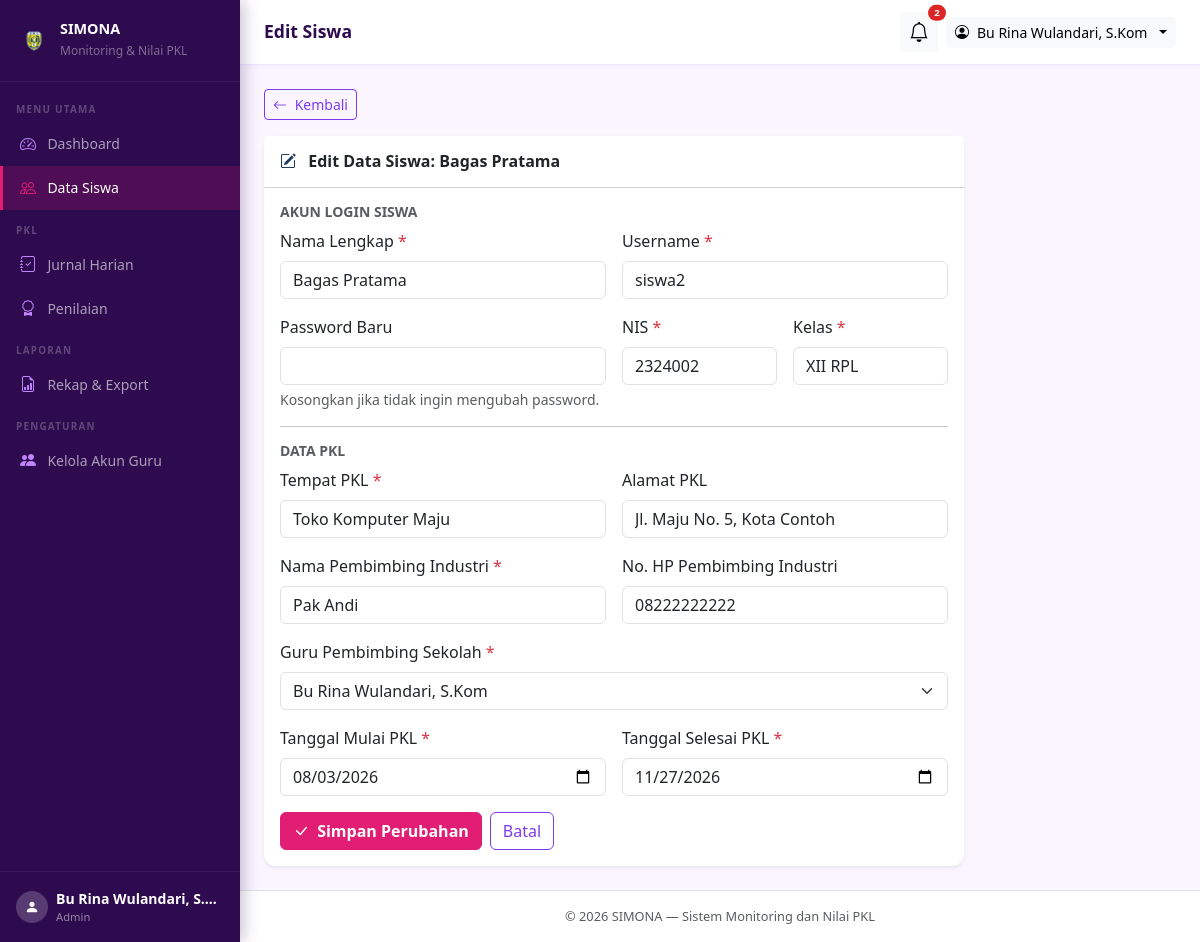
Screenshot of /admin/siswa/edit.php?id=2 (signed in) with the database file from the repository.
### tables this page shows
CREATE TABLE IF NOT EXISTS `users` (
  `id`         INT UNSIGNED  NOT NULL AUTO_INCREMENT,
  `nama`       VARCHAR(100)  NOT NULL,
  `username`   VARCHAR(50)   NOT NULL,
  `password`   VARCHAR(255)  NOT NULL COMMENT 'Hasil password_hash(), bukan teks asli',
  `role`       ENUM('admin','siswa') NOT NULL DEFAULT 'siswa',
  `created_at` TIMESTAMP     NOT NULL DEFAULT CURRENT_TIMESTAMP,
  PRIMARY KEY (`id`),
  UNIQUE KEY `uq_username` (`username`)
);

CREATE TABLE IF NOT EXISTS `siswa` (
  `id`                        INT UNSIGNED  NOT NULL AUTO_INCREMENT,
  `user_id`                   INT UNSIGNED  NOT NULL COMMENT 'Relasi ke users.id (akun siswa)',
  `nis`                       VARCHAR(20)   NOT NULL COMMENT 'Nomor Induk Siswa',
  `kelas`                     VARCHAR(20)   NOT NULL COMMENT 'Contoh: XII RPL 1',
  `tempat_pkl`                VARCHAR(150)  NOT NULL COMMENT 'Nama perusahaan/instansi',
  `alamat_pkl`                VARCHAR(255)  DEFAULT NULL COMMENT 'Alamat tempat PKL, boleh kosong',
  `nama_pembimbing_industri`  VARCHAR(100)  NOT NULL COMMENT 'Mentor di tempat PKL, hanya data',
  `no_hp_pembimbing_industri` VARCHAR(20)   DEFAULT NULL COMMENT 'Boleh kosong',
  `guru_pembimbing_id`        INT UNSIGNED  NOT NULL COMMENT 'Relasi ke users.id (guru/admin)',
  `tgl_mulai`                 DATE          NOT NULL,
  `tgl_selesai`               DATE          NOT NULL COMMENT 'Tidak boleh sebelum tgl_mulai',
  PRIMARY KEY (`id`),
  UNIQUE KEY `uq_nis`     (`nis`),
  UNIQUE KEY `uq_user_id` (`user_id`),
  KEY `idx_guru_pembimbing` (`guru_pembimbing_id`),
  KEY `idx_kelas`           (`kelas`),
  CONSTRAINT `fk_siswa_user`
    FOREIGN KEY (`user_id`)
    REFERENCES `users`(`id`)
    ON DELETE CASCADE,
  CONSTRAINT `fk_siswa_guru`
    FOREIGN KEY (`guru_pembimbing_id`)
    REFERENCES `users`(`id`)
    ON DELETE RESTRICT    
);

### includes/auth.php (called while the page is built, shortened)
<?php
function current_user(): array
{
    return [
        'user_id'  => $_SESSION['user_id']  ?? null,
        'nama'     => $_SESSION['nama']     ?? '',
        'username' => $_SESSION['username'] ?? '',
        'role'     => $_SESSION['role']     ?? '',
        'siswa_id' => $_SESSION['siswa_id'] ?? null,
    ];
}
function current_role(): string
{
    return $_SESSION['role'] ?? '';
}

### includes/functions.php (called while the page is built, shortened)
<?php
function e(string $string): string
{
    return htmlspecialchars($string, ENT_QUOTES, 'UTF-8');
}

### admin/siswa/edit.php (the view, shortened to what this page needs)
<?php
require_once __DIR__ . '/../../includes/auth.php';
require_once __DIR__ . '/../../includes/functions.php';
$db = get_db();
$id = (int)($_GET['id'] ?? 0);
$stmt = $db->prepare("
    SELECT s.*, u.nama, u.username, u.id AS uid
    FROM siswa s
    JOIN users u ON s.user_id = u.id
    WHERE s.id = ?
");
$stmt->execute([$id]);
$siswa = $stmt->fetch();
$guru_list = $db->query("SELECT id, nama FROM users WHERE role = 'admin' ORDER BY nama")->fetchAll();
$input     = $siswa;
$page_title = 'Edit Siswa';
require_once __DIR__ . '/../../includes/header.php';
?>
<div class="mb-3">
  <a href="<?= APP_URL ?>/admin/siswa/index.php" class="btn btn-sm btn-outline-secondary">
    <i class="bi bi-arrow-left me-1"></i> Kembali
  </a>
</div>
<div class="card border-0 shadow-sm" style="max-width:700px">
  <div class="card-header bg-white py-3">
    <h6 class="mb-0 fw-bold">
      <i class="bi bi-pencil-square me-2" style="color:#1e3a5f"></i>
      Edit Data Siswa: <?= e($siswa['nama']) ?>
    </h6>
  </div>
  <div class="card-body">
    <form method="POST" novalidate>
      <h6 class="fw-bold text-muted small text-uppercase mb-2">Akun Login Siswa</h6>
      <div class="row g-3 mb-3">
        <div class="col-md-6">
          <label class="form-label">Nama Lengkap <span class="text-danger">*</span></label>
          <input type="text" name="nama" class="form-control"
                 value="<?= e($input['nama']) ?>" required>
        </div>
        <div class="col-md-6">
          <label class="form-label">Username <span class="text-danger">*</span></label>
          <input type="text" name="username" class="form-control"
                 value="<?= e($input['username']) ?>" required>
        </div>
        <div class="col-md-6">
          <label class="form-label">Password Baru</label>
          <input type="password" name="password" class="form-control" autocomplete="new-password">
          <div class="form-text">Kosongkan jika tidak ingin mengubah password.</div>
        </div>
        <div class="col-md-3">
          <label class="form-label">NIS <span class="text-danger">*</span></label>
          <input type="text" name="nis" class="form-control"
                 value="<?= e($input['nis']) ?>" required>
        </div>
        <div class="col-md-3">
          <label class="form-label">Kelas <span class="text-danger">*</span></label>
          <input type="text" name="kelas" class="form-control"
                 value="<?= e($input['kelas']) ?>" required>
        </div>
      </div>
      <hr>
      <h6 class="fw-bold text-muted small text-uppercase mb-2">Data PKL</h6>
      <div class="row g-3 mb-3">
        <div class="col-md-6">
          <label class="form-label">Tempat PKL <span class="text-danger">*</span></label>
          <input type="text" name="tempat_pkl" class="form-control"
                 value="<?= e($input['tempat_pkl']) ?>" required>
        </div>
        <div class="col-md-6">
          <label class="form-label">Alamat PKL</label>
          <input type="text" name="alamat_pkl" class="form-control"
                 value="<?= e($input['alamat_pkl'] ?? '') ?>">
        </div>
        <div class="col-md-6">
          <label class="form-label">Nama Pembimbing Industri <span class="text-danger">*</span></label>
          <input type="text" name="nama_pembimbing_industri" class="form-control"
                 value="<?= e($input['nama_pembimbing_industri']) ?>" required>
        </div>
        <div class="col-md-6">
          <label class="form-label">No. HP Pembimbing Industri</label>
          <input type="text" name="no_hp_pembimbing_industri" class="form-control"
                 value="<?= e($input['no_hp_pembimbing_industri'] ?? '') ?>">
        </div>
        <div class="col-md-12">
          <label class="form-label">Guru Pembimbing Sekolah <span class="text-danger">*</span></label>
          <select name="guru_pembimbing_id" class="form-select" required>
            <?php foreach ($guru_list as $g): ?>
              <option value="<?= $g['id'] ?>"
                <?= $input['guru_pembimbing_id'] == $g['id'] ? 'selected' : '' ?>>
                <?= e($g['nama']) ?>
              </option>
            <?php endforeach; ?>
          </select>
        </div>
        <div class="col-md-6">
          <label class="form-label">Tanggal Mulai PKL <span class="text-danger">*</span></label>
          <input type="date" name="tgl_mulai" class="form-control"
                 value="<?= e($input['tgl_mulai']) ?>" required>
        </div>
        <div class="col-md-6">
          <label class="form-label">Tanggal Selesai PKL <span class="text-danger">*</span></label>
          <input type="date" name="tgl_selesai" class="form-control"
                 value="<?= e($input['tgl_selesai']) ?>" required>
        </div>
      </div>
      <div class="d-flex gap-2 mt-2">
        <button type="submit" class="btn btn-primary">
          <i class="bi bi-check-lg me-1"></i> Simpan Perubahan
        </button>
        <a href="<?= APP_URL ?>/admin/siswa/index.php" class="btn btn-outline-secondary">Batal</a>
      </div>
    </form>
  </div>
</div>
<?php require_once __DIR__ . '/../../includes/footer.php'; ?>

### includes/header.php (shortened to what this page needs)
<?php
require_once __DIR__ . '/../includes/functions.php';
require_once __DIR__ . '/../includes/auth.php';
$page_title = $page_title ?? 'Monitoring PKL';
$user       = current_user();
$role       = current_role();
$base = ($role === 'admin') ? APP_URL . '/admin' : APP_URL . '/siswa';
$current = basename($_SERVER['PHP_SELF']);
$current_dir = basename(dirname($_SERVER['PHP_SELF']));
?>
<!DOCTYPE html>
<html lang="id">
<head>
  <link href="https://cdn.jsdelivr.net/npm/bootstrap@5.3.3/dist/css/bootstrap.min.css" rel="stylesheet">
  <link href="https://cdn.jsdelivr.net/npm/bootstrap-icons@1.11.3/font/bootstrap-icons.min.css" rel="stylesheet">
</head>
<body>
<nav class="sidebar" id="sidebar">
  <a href="<?= $base ?>/dashboard.php" class="sidebar-brand d-flex align-items-center gap-2 text-decoration-none">
    <img src="<?= APP_URL ?>/assets/img/logo-smk.png"
         alt="Logo SMK"
         style="width:36px;height:36px;object-fit:contain;flex-shrink:0">
    <div>
      <h6 class="mb-0">SIMONA</h6>
      <small>Monitoring & Nilai PKL</small>
    </div>
  </a>
  <div class="sidebar-nav">
    <?php if ($role === 'admin'): ?>
      <div class="sidebar-label">Menu Utama</div>
      <a href="<?= APP_URL ?>/admin/dashboard.php"
         class="nav-link <?= $current === 'dashboard.php' && $current_dir === 'admin' ? 'active' : '' ?>">
        <i class="bi bi-speedometer2"></i> Dashboard
      </a>
      <a href="<?= APP_URL ?>/admin/siswa/index.php"
         class="nav-link <?= $current_dir === 'siswa' ? 'active' : '' ?>">
        <i class="bi bi-people"></i> Data Siswa
      </a>
      <div class="sidebar-label">PKL</div>
      <a href="<?= APP_URL ?>/admin/jurnal/index.php"
         class="nav-link <?= $current_dir === 'jurnal' ? 'active' : '' ?>">
        <i class="bi bi-journal-check"></i> Jurnal Harian
      </a>
      <a href="<?= APP_URL ?>/admin/nilai/index.php"
         class="nav-link <?= $current_dir === 'nilai' ? 'active' : '' ?>">
        <i class="bi bi-award"></i> Penilaian
      </a>
      <div class="sidebar-label">Laporan</div>
      <a href="<?= APP_URL ?>/admin/laporan/index.php"
         class="nav-link <?= $current_dir === 'laporan' ? 'active' : '' ?>">
        <i class="bi bi-file-earmark-bar-graph"></i> Rekap & Export
      </a>
      <div class="sidebar-label">Pengaturan</div>
      <a href="<?= APP_URL ?>/admin/akun/index.php"
         class="nav-link <?= $current_dir === 'akun' ? 'active' : '' ?>">
        <i class="bi bi-people-fill"></i> Kelola Akun Guru
      </a>
    <?php endif; ?>
  </div>
  <div class="sidebar-footer">
    <div class="d-flex align-items-center gap-2">
      <div style="width:32px;height:32px;background:rgba(255,255,255,0.2);border-radius:50%;display:flex;align-items:center;justify-content:center;flex-shrink:0">
        <i class="bi bi-person-fill text-white small"></i>
      </div>
      <div style="min-width:0">
        <div class="text-white small fw-semibold text-truncate"><?= e($user['nama']) ?></div>
        <div style="color:rgba(255,255,255,0.5);font-size:0.7rem"><?= $role === 'admin' ? 'Admin' : 'Siswa' ?></div>
      </div>
    </div>
  </div>
</nav>
<div class="main-wrapper">
  <div class="topbar">
    <div class="d-flex align-items-center gap-3">
      <h5 class="page-heading"><?= e($page_title) ?></h5>
    </div>
    <div class="d-flex align-items-center gap-2">
      <?php if ($role === 'admin'):
        $db_bell = get_db();
        $pending_count = $db_bell->query("SELECT COUNT(*) FROM jurnal_harian WHERE status_verifikasi='menunggu'")->fetchColumn();
      ?>
      <div class="dropdown">
        <button class="btn btn-sm btn-light position-relative" data-bs-toggle="dropdown" aria-expanded="false">
          <i class="bi bi-bell fs-5"></i>
          <?php if ($pending_count > 0): ?>
            <span class="position-absolute top-0 start-100 translate-middle badge rounded-pill bg-danger"
                  style="font-size:0.6rem">
              <?= $pending_count > 9 ? '9+' : $pending_count ?>
            </span>
          <?php endif; ?>
        </button>
      </div>
      <?php endif; ?>
      <div class="dropdown">
        <button class="btn btn-sm btn-light dropdown-toggle d-flex align-items-center gap-2" data-bs-toggle="dropdown">
          <i class="bi bi-person-circle"></i>
          <span class="d-none d-sm-inline"><?= e($user['nama']) ?></span>
        </button>
      </div>
    </div>
  </div>
  <div class="content-area">

### includes/header.php (style rules this page uses)
:root { --sidebar-width: 240px; --primary: #2E0A4F; --accent: #E11D74; --accent-soft: #7C3AED; --accent-light: rgba(225,29,116,0.1); --accent-soft-light: rgba(124,58,237,0.1); }
body { background: #FAF5FF; font-family: 'Segoe UI', sans-serif; }
.sidebar { width: var(--sidebar-width); min-height: 100%; height: 100%; background: var(--primary); position: fixed; top: 0; left: 0; bottom: 0; z-index: 1000; transition: transform 0.3s ease; display: flex; flex-direction: column; box-shadow: 2px 0 16px rgba(46,10,79,0.3); }
.sidebar-brand { padding: 1.25rem 1rem; border-bottom: 1px solid rgba(255,255,255,0.08); text-decoration: none; }
.sidebar-brand h6 { color: #fff; font-weight: 700; margin: 0; font-size: 0.9rem; }
.sidebar-brand small { color: rgba(255,255,255,0.4); font-size: 0.75rem; }
.sidebar-nav { padding: 0.5rem 0; flex: 1; }
.sidebar-label { padding: 0.75rem 1rem 0.25rem; font-size: 0.62rem; font-weight: 700; letter-spacing: 1.2px; text-transform: uppercase; color: rgba(255,255,255,0.25); }
.sidebar-nav .nav-link { color: rgba(255,255,255,0.6); padding: 0.6rem 1rem; display: flex; align-items: center; gap: 0.65rem; font-size: 0.875rem; transition: all 0.2s; margin: 1px 0; border-left: 3px solid transparent; }
.sidebar-nav .nav-link.active { background: rgba(225,29,116,0.18); color: #fff; border-left-color: var(--accent); }
.sidebar-nav .nav-link i { color: #c084fc; font-size: 1rem; width: 18px; text-align: center; }
.sidebar-nav .nav-link.active i { color: var(--accent); }
.sidebar-footer { padding: 1rem; border-top: 1px solid rgba(255,255,255,0.07); }
.main-wrapper { margin-left: var(--sidebar-width); min-height: 100vh; display: flex; flex-direction: column; }
.topbar { background: #fff; border-bottom: 1px solid #ede9fe; padding: 0.75rem 1.5rem; display: flex; align-items: center; justify-content: space-between; position: sticky; top: 0; z-index: 999; box-shadow: 0 1px 4px rgba(124,58,237,0.07); }
.topbar .page-heading { font-weight: 700; color: var(--primary); margin: 0; font-size: 1.1rem; }
.content-area { padding: 1.5rem; flex: 1; }
.btn-primary { background: var(--accent) !important; border-color: var(--accent) !important; color: #fff !important; font-weight: 600 !important; }
.btn-outline-secondary { color: var(--accent-soft) !important; border-color: var(--accent-soft) !important; }
.badge.bg-danger { background: #dc2626 !important; }
a { color: var(--accent-soft); }
.card { border-radius: 12px !important; }

### rows the page displays
users: nama "Bu Rina Wulandari, S.…", nama "Bu Rina Wulandari, S.Kom"
siswa: user.nama "Bagas Pratama", nama "Bagas Pratama", username "siswa2", nis "2324002", kelas "XII RPL", tempat_pkl "Toko Komputer Maju", alamat_pkl "Jl. Maju No. 5, Kota Contoh", nama_pembimbing_industri "Pak Andi", no_hp_pembimbing_industri "08222222222", guru_pembimbing_id "Bu Rina Wulandari, S.Kom", tgl_mulai "08/03/2026", tgl_selesai "11/27/2026"

### other values shown
$page_title "Edit Siswa"
$pending_count "2"
